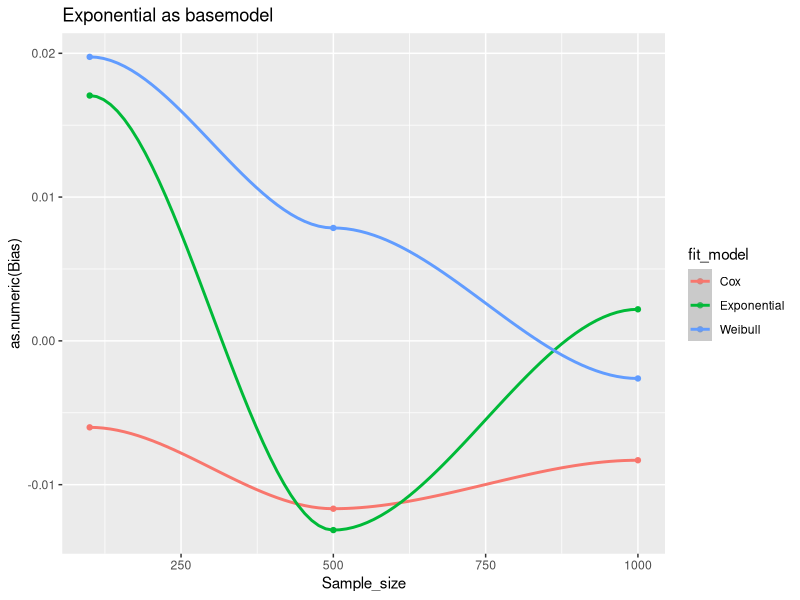
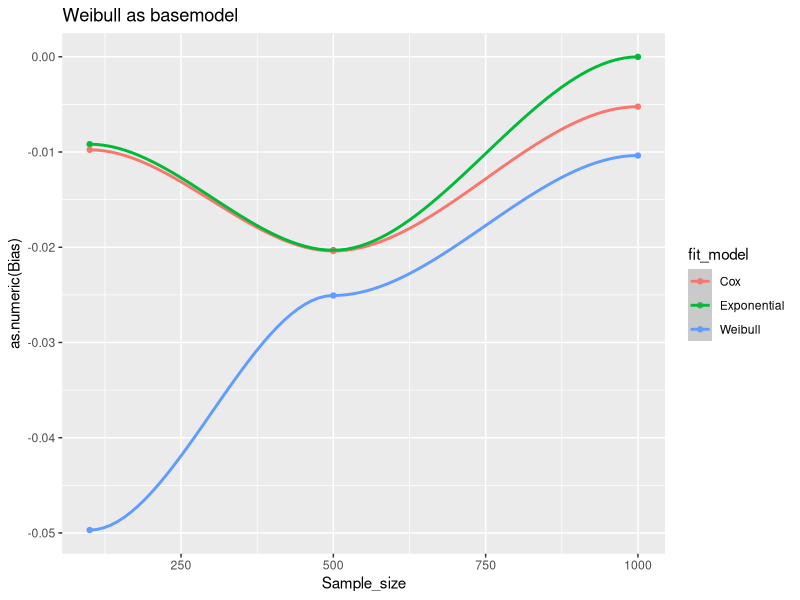

Source code (R) for these figures, in order:
## ---- chunk 1
knitr::opts_chunk$set(echo = TRUE)
library(tidyverse)
library(survival)
## ---- chunk 2

# baseline hazard: Weibull

# N = sample size    
# lambda = scale parameter in h0()
# rho = shape parameter in h0()
# beta = fixed effect parameter

simu_data <- function(N, lambda, rho, beta, baseline = "Exponential")
{
  # covariate --> N Bernoulli trials
  x <- sample(x=c(0, 1), size=N, replace=TRUE, prob=c(0.5, 0.5))
  v <- runif(n=N)
  if (baseline == "Exponential") {
    Tlat <- log(v)/(-exp(x * beta) * lambda)}
  else{
    # Weibull latent event times
    Tlat <- (- log(v) / (lambda * exp(x * beta)))^(1 / rho)
  }

  # data set
  data.frame(id=1:N,
             time=Tlat,
             x=x,
             baseline = baseline, stringsAsFactors = FALSE, row.names = NULL)
}
## ---- chunk 3
# #Simulation
# set.seed(1234)
# sim_num = 100 #Number of simulations
# betaHat <- rep(NA, sim_num) #Initial mean beta for each simulation
# baseline = "Cox" #The model for generated data
# fitmodel = "Cox" #The model to fit data
# for(k in 1:sim_num)
# {
#   dat <- simu_data(N=100, lambda=0.01, rho=1, beta=-0.6, baseline = baseline)
#   if(fitmodel == "Exponential"){
#     fit <- survreg(Surv(time) ~ x, data = dat, dist = "exponential")
#     betaHat[k] <- -fit$coefficients[-1]
#   } else if(fitmodel == "Cox"){
#     fit <- coxph(Surv(time) ~ x, data=dat)
#     betaHat[k] <- fit$coefficients[-1]
#   }else{
#     fit <- survreg(Surv(time) ~ x, data = dat, dist = "weibull")
#     betaHat[k] <- -fit$coefficients[-1] / fit$scale
#   }
# }
# betaHat #The returned list of mean beta for each simulation
## ---- chunk 4
set.seed(1234)
sim = function(fitmodel,baseline,sim_num){
  num = sim_num
  betaHat = rep(NA, num) 
  for(k in 1:sim_num)
{
  dat <- simu_data(N=100, lambda=0.01, rho=1, beta=-0.6, baseline = baseline)
  if(fitmodel == "Exponential"){
    fit <- survreg(Surv(time) ~ x, data = dat, dist = "exponential")
    betaHat[k] <- -fit$coefficients[-1]
  } else if(fitmodel == "Cox"){
    fit <- coxph(Surv(time) ~ x, data=dat)
    betaHat[k] <- fit$coefficients[1]
  }else{
    fit <- survreg(Surv(time) ~ x, data = dat, dist = "weibull")
    betaHat[k] <- -fit$coefficients[-1] / fit$scale
  }
  }
   betaHat
  }
## ---- chunk 5
# #try
# #Exponential
# beta_exp_100 = sim("Weibull","Exponential",100)
# hist(beta_exp_100)
# mean(beta_exp_100)
# ci(beta_exp_100,confidence = 0.95)
## ---- chunk 6
library(gmodels)
model_list = list("Exponential","Weibull","Cox")
beta_hat = vector("list", length = 9)
result = tibble()
k =1
size = c(100,500,1000)
for(t in 1:3){
  n = size[t]
for(i in 1:2){
  for(j in 1:3){
  beta_hat[[k]]= sim(model_list[[i]],model_list[[j]],n)
  result[k,1] = model_list[[i]]
  result[k,2] = model_list[[j]]
  result[k,3] = ci(beta_hat[[k]])[[1]]
  result[k,4] = ci(beta_hat[[k]])[[2]]
  result[k,5] = ci(beta_hat[[k]])[[3]]
  result[k,6] = ci(beta_hat[[k]])[[4]]
  result[k,7] = sum(beta_hat[[k]])/n+0.6
  result[k,8] = n
  k = k+1
  }
}
}

names(result)=c("base_model","fit_model","beta_Estimate","CI_lower","CI_upper","Std_Error","Bias","Sample_size")
result$Sample_size = as.numeric(result$Sample_size)
result

## ---- chunk 7

#ggplot(result,aes(x = base_model,y = beta_Estimate,color = fit_model))+geom_point()+geom_errorbar(aes(ymin=CI_lower,ymax = CI_upper))

#Bias Plot
#base_model = Exponential
filter(result,base_model == "Exponential") %>% 
ggplot(aes(x = Sample_size, y = as.numeric(Bias), color = fit_model))+
  geom_point()+
  geom_smooth()+
  labs(title = "Exponential as basemodel")

filter(result,base_model == "Weibull") %>% 
ggplot(aes(x = Sample_size, y = as.numeric(Bias), color = fit_model))+
  geom_point()+
  geom_smooth()+
 labs(title = "Weibull as basemodel")
